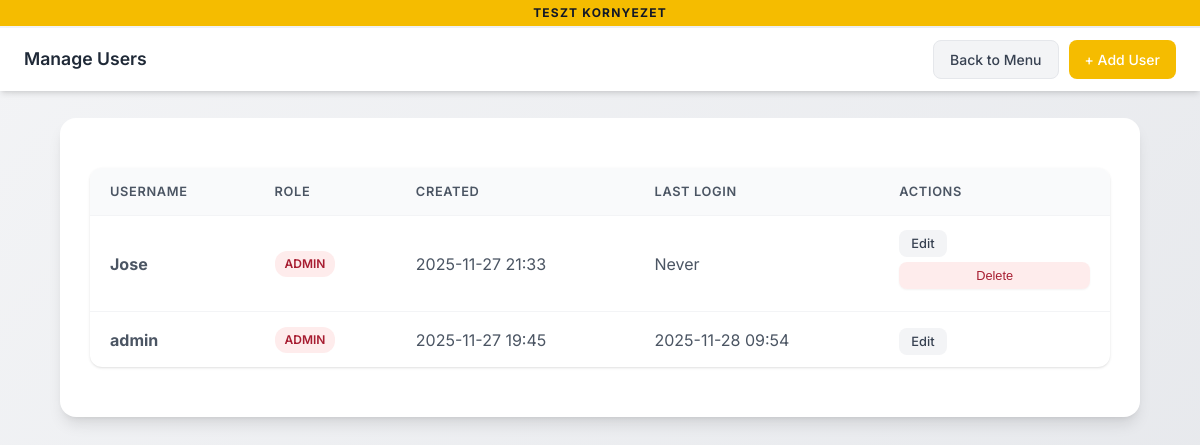
/manage_users (signed in), run on an earlier commit of the app's database.
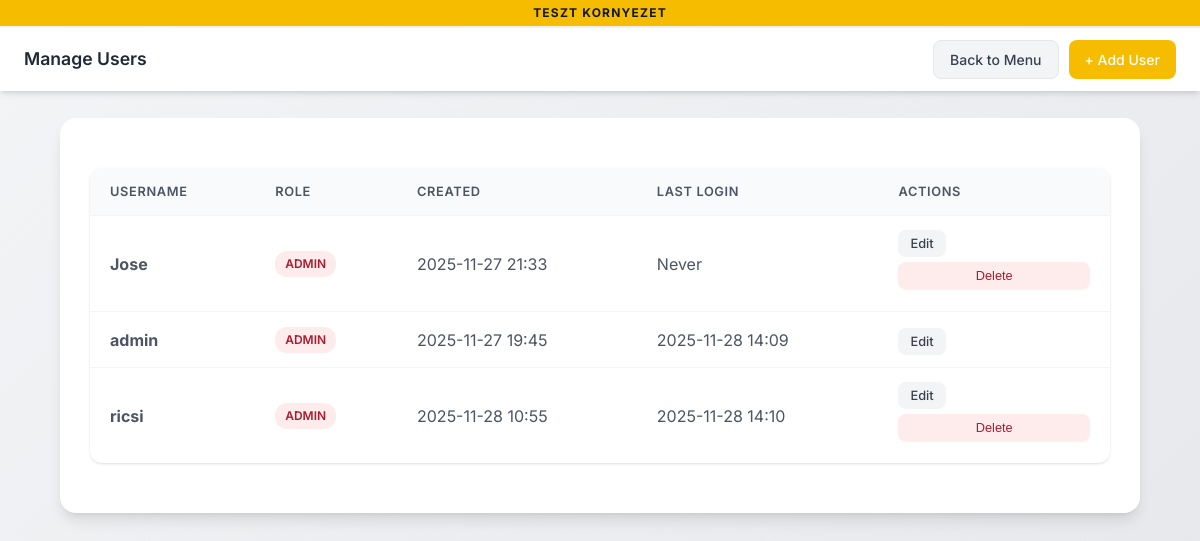
And on a later commit of the database.
### tables this page shows
CREATE TABLE users (
                id INTEGER PRIMARY KEY,
                username TEXT UNIQUE NOT NULL,
                password_hash TEXT NOT NULL,
                salt TEXT NOT NULL,
                role TEXT DEFAULT 'user',
                created_at TIMESTAMP DEFAULT CURRENT_TIMESTAMP,
                last_login TIMESTAMP
            );

### app.py (the view)
@app.route('/manage_users')
@admin_required
def manage_users():
    users = query_db("SELECT id, username, role, created_at, last_login FROM users ORDER BY username")
    return render_template('manage_users.html', users=users)

### app.py (called while the page is built)
def query_db(query, args=(), one=False):
    conn = sqlite3.connect(DATABASE)
    cur = conn.cursor()
    cur.execute(query, args)
    rv = cur.fetchall()
    conn.commit()
    conn.close()
    return (rv[0] if rv else None) if one else rv

def login_required(f):
    @wraps(f)
    def decorated_function(*args, **kwargs):
        if 'user_id' not in session:
            if request.is_json:
                return jsonify({"status": "error", "message": "Authentication required"}), 401
            return redirect(url_for('login', next=request.url))
        if 'last_activity' in session:
            last_activity = datetime.fromisoformat(session['last_activity'])
            if datetime.now() - last_activity > timedelta(minutes=SESSION_TIMEOUT_MINUTES):
                session.clear()
                if request.is_json:
                    return jsonify({"status": "error", "message": "Session expired"}), 401
                return redirect(url_for('login', next=request.url))
        session['last_activity'] = datetime.now().isoformat()
        return f(*args, **kwargs)
    return decorated_function

def admin_required(f):
    @wraps(f)
    @login_required
    def decorated_function(*args, **kwargs):
        if session.get('role') != 'admin':
            if request.is_json:
                return jsonify({"status": "error", "message": "Admin access required"}), 403
            return render_template('error.html', message="Admin access required"), 403
        return f(*args, **kwargs)
    return decorated_function

@app.context_processor
def inject_globals():
    return dict(
        billingo_env=BILLINGO_ENV,
        current_user=session.get('username'),
        is_admin=session.get('role') == 'admin'
    )

### roast_tracker/routes.py (called while the page is built)
@roast_tracker.before_app_request
def ensure_db():
    from .database import DATABASE_PATH
    import os
    if not os.path.exists(DATABASE_PATH):
        init_db()

### templates/manage_users.html (shortened to what this page needs)
<!DOCTYPE html>
<html lang="en">
<head>
    <link rel="stylesheet" href="{{ url_for('static', filename='style.css') }}">
</head>
<body>
    <div class="env-indicator {{ 'test' if billingo_env == 'test' else 'prod' }}">
        {% if billingo_env == 'test' %}
            TESZT kornyezet
        {% else %}
            Elo rendszer
        {% endif %}
    </div>
    <nav class="top-nav">
        <span class="nav-title">Manage Users</span>
        <div class="nav-actions">
            <a href="{{ url_for('main_menu') }}" class="nav-btn secondary">Back to Menu</a>
            <a href="{{ url_for('add_user') }}" class="nav-btn primary">+ Add User</a>
        </div>
    </nav>
    <div class="container">
        {% if users %}
        <table class="users-table">
            <thead>
                <tr>
                    <th>Username</th>
                    <th>Role</th>
                    <th>Created</th>
                    <th>Last Login</th>
                    <th>Actions</th>
                </tr>
            </thead>
            <tbody>
                {% for user in users %}
                <tr>
                    <td><strong>{{ user[1] }}</strong></td>
                    <td>
                        <span class="role-badge {{ user[2] }}">{{ user[2]|upper }}</span>
                    </td>
                    <td>{{ user[3][:16] if user[3] else '-' }}</td>
                    <td>{{ user[4][:16] if user[4] else 'Never' }}</td>
                    <td>
                        <a href="{{ url_for('edit_user', id=user[0]) }}" class="action-btn edit">Edit</a>
                        {% if user[1] != current_user %}
                        <button onclick="deleteUser({{ user[0] }}, '{{ user[1] }}')" class="action-btn delete">Delete</button>
                        {% endif %}
                    </td>
                </tr>
                {% endfor %}
            </tbody>
        </table>
        {% else %}
        <div class="empty-state">
            <h3>No users found</h3>
            <p>Add your first user to get started.</p>
        </div>
        {% endif %}
    </div>
</body>
</html>

### static/style.css (style rules this page uses)
:root { --primary: #f5bc00; --primary-dark: #a71d31; --secondary-light: #eed25f; --secondary: #cd9a59; --secondary-dark: #794f2b; --success: #10b981; --success-dark: #059669; --warning: #f5bc00; --danger: #a71d31; --coffee: #794f2b; --coffee-light: #cd9a59; --gray-50: #f9fafb; --gray-100: #f3f4f6; --gray-200: #e5e7eb; --gray-300: #d1d5db; --gray-400: #9ca3af; --gray-500: #6b7280; --gray-600: #4b5563; --gray-700: #374151; --gray-800: #1f2937; --gray-900: #111827; --shadow-sm: 0 1px 2px 0 rgb(0 0 0 / 0.05); --shadow: 0 1px 3px 0 rgb(0 0 0 / 0.1), 0 1px 2px -1px rgb(0 0 0 / 0.1); --shadow-md: 0 4px 6px -1px rgb(0 0 0 / 0.1), 0 2px 4px -2px rgb(0 0 0 / 0.1); --shadow-lg: 0 10px 15px -3px rgb(0 0 0 / 0.1), 0 4px 6px -4px rgb(0 0 0 / 0.1); --radius: 12px; --radius-sm: 8px; --radius-lg: 16px; }
* { box-sizing: border-box; }
body { font-family: 'Inter', -apple-system, BlinkMacSystemFont, 'Segoe UI', Roboto, sans-serif; margin: 0; padding: 0; background: linear-gradient(135deg, var(--gray-100) 0%, var(--gray-200) 100%); color: var(--gray-800); min-height: 100vh; line-height: 1.5; }
.container { max-width: 90%; margin: 20px auto; padding: 30px; background: white; border-radius: var(--radius-lg); box-shadow: var(--shadow-lg); }
button { width: 100%; padding: 12px 24px; margin: 8px 0; border-radius: var(--radius-sm); border: none; background: linear-gradient(135deg, var(--primary) 0%, var(--primary-dark) 100%); color: white; font-weight: 600; font-size: 1rem; cursor: pointer; transition: all 0.2s ease; box-shadow: var(--shadow-sm); }
table { width: 100%; border-collapse: separate; border-spacing: 0; margin: 20px 0; border-radius: var(--radius); overflow: hidden; box-shadow: var(--shadow); }
table th { padding: 14px 16px; background: var(--gray-50); font-weight: 600; color: var(--gray-700); text-align: left; font-size: 0.875rem; text-transform: uppercase; letter-spacing: 0.05em; border-bottom: 2px solid var(--gray-200); }
table td { padding: 12px 16px; border-bottom: 1px solid var(--gray-100); color: var(--gray-600); }
table tr:last-child td { border-bottom: none; }
.container { animation: fadeIn 0.3s ease-out; }

### templates/manage_users.html (style rules this page uses)
.env-indicator { position: fixed; top: 0; left: 0; right: 0; padding: 4px 12px; text-align: center; font-size: 0.75rem; font-weight: 700; text-transform: uppercase; letter-spacing: 0.1em; z-index: 1001; }
.env-indicator.test { background: var(--warning); color: var(--gray-900); }
.top-nav { position: fixed; top: 28px; left: 0; right: 0; background: white; padding: 12px 24px; display: flex; justify-content: space-between; align-items: center; box-shadow: var(--shadow-md); z-index: 100; }
.top-nav .nav-title { font-weight: 600; font-size: 1.1rem; color: var(--gray-800); }
.top-nav .nav-actions { display: flex; gap: 10px; }
.top-nav .nav-btn { padding: 8px 16px; border-radius: var(--radius-sm); font-size: 0.875rem; font-weight: 500; cursor: pointer; transition: all 0.2s; text-decoration: none; display: inline-flex; align-items: center; gap: 6px; border: none; }
.top-nav .nav-btn.secondary { background: var(--gray-100); color: var(--gray-700); border: 1px solid var(--gray-200); }
.top-nav .nav-btn.primary { background: var(--primary); color: white; }
body { padding-top: 98px; }
.container { margin-top: 20px; }
.users-table { width: 100%; background: white; border-radius: var(--radius); box-shadow: var(--shadow); overflow: hidden; }
.users-table th, .users-table td { padding: 14px 20px; text-align: left; border-bottom: 1px solid var(--gray-100); }
.users-table th { background: var(--gray-50); font-weight: 600; font-size: 0.8rem; text-transform: uppercase; letter-spacing: 0.05em; color: var(--gray-600); }
.role-badge { display: inline-block; padding: 4px 10px; border-radius: 12px; font-size: 0.75rem; font-weight: 600; }
.role-badge.admin { background: rgba(239, 68, 68, 0.1); color: var(--danger); }
.action-btn { padding: 6px 12px; border-radius: var(--radius-sm); font-size: 0.8rem; font-weight: 500; cursor: pointer; transition: all 0.2s; text-decoration: none; border: none; margin-right: 6px; }
.action-btn.edit { background: var(--gray-100); color: var(--gray-700); }
.action-btn.delete { background: rgba(239, 68, 68, 0.1); color: var(--danger); }

What changed in the data, as far as the page shows it:
changed users "admin": last_login "2025-11-28 09:54" → "2025-11-28 14:09"
added users: username "ricsi", role "ADMIN", created_at "2025-11-28 10:55", last_login "2025-11-28 14:10"
